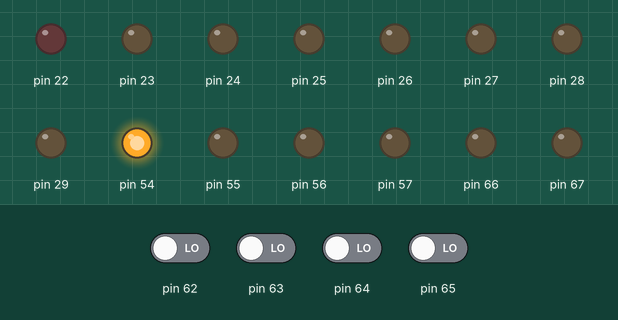
Simulated run of this sketch. Board: Arduino Mega 2560, built with avr-gcc and run on an emulated ATmega2560. On the bench: output pins drawn as LEDs (lit = HIGH). The inputs (shaded band) are chosen by the test bench; at power-on: pin 62–65 LOW.

Above: at 0.1 s.
Timing chart, 0 to 1.6 s (numbered marks = the images above):
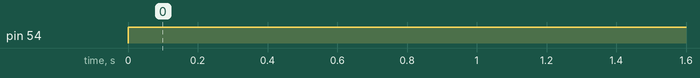

The sketch:

1x1keypad.ino
```cpp
void setup() {
  // put your setup code here, to run once:
  volatile char *ddra, *ddrk, *ddrf;
  ddra = 0x21; ddrk = 0x107; ddrf = 0x30;
  *ddra = 0xFF;//as output direction
  *ddrk = 0xF0;//k0 to k3 as input direction
  *ddrf = 0x0F;//f0 to f3 as output direction
}

void loop() {
  // put your main code here, to run repeatedly:
  volatile char *ink, *outa, *outf;
  ink = 0x106; outa = 0x22; outf = 0x31;
  while (1)
  {
    *outf = 0x01;
    if ((*ink && 0x01) == 0x01)
    {
      *outa = 0x01;
    }
    *outa = 0x00;
  }
}
```

Measured:
- by itself, pin 54: LOW → HIGH at 0.00 s
